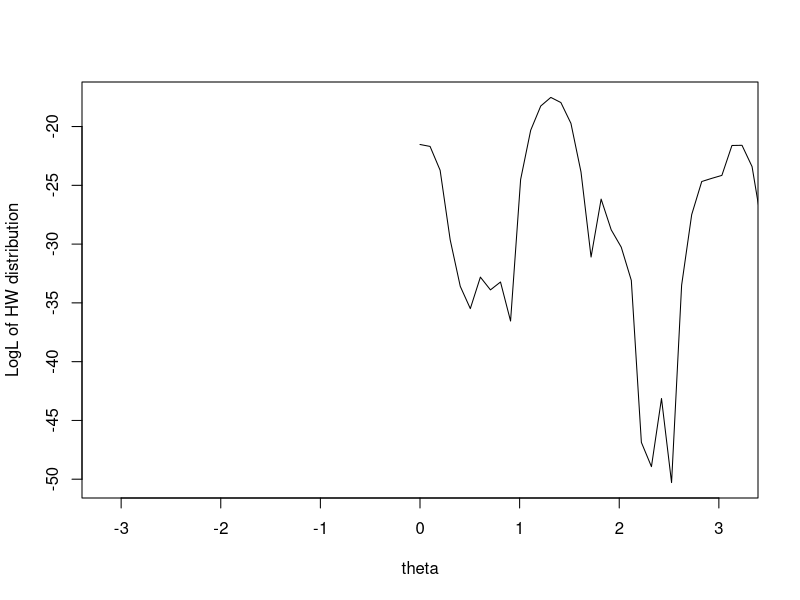
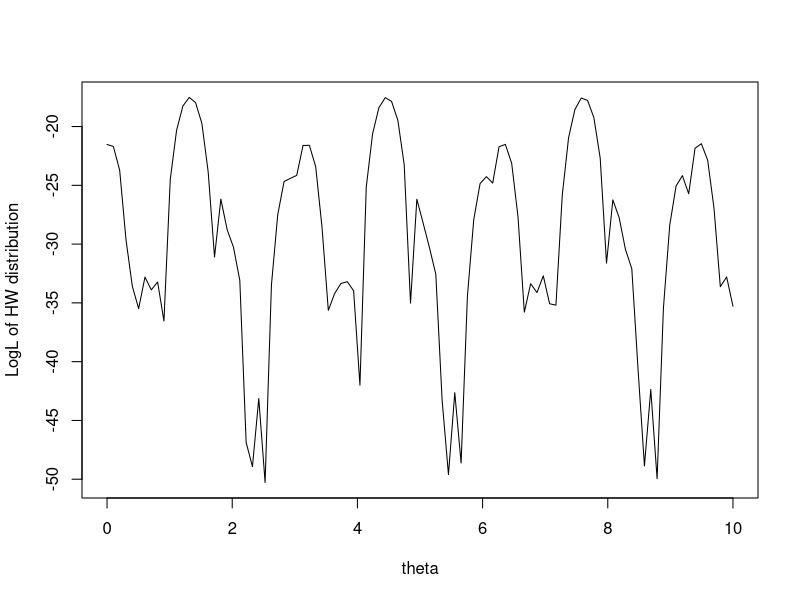

Generate these figures, in order, with R: (Note: this script raises an error after producing the figures.)
#Problem 6

  #Problem 6.a
x <-c(3.91, 4.85, 2.28, 4.06, 3.70, 4.04, 5.46, 3.53, 2.28, 1.96, 2.53, 3.88, 2.22, 3.47, 4.82, 2.46, 2.99, 2.54, 0.52, 2.50)
theta <- seq(0,10,,100)

hm <- function(theta = theta, x = 3.91) (1-cos(x - theta))/(2*pi)
loghm <- function(theta, x) (-log(2*pi)+sum(log(1-cos(x-theta)^2)))
plot(theta,sapply(theta,loghm,x),type="l",ylab="LogL of HW distribution", xlim = c(-3.1415927, 3.1415927))
plot(theta,sapply(theta,loghm,x),type="l",ylab="LogL of HW distribution", xlim = c(0, 10))

  #Problem 6.b
optimize(function(theta) sapply(theta, loghm, x), interval = c(1,2), maximum = T)

  #Problem 6.c
ghm <- function(theta,x) sin(x-theta)/(1-cos(x-theta))
derghm <- function(theta,x) 1/(1-cos(x-theta))

loglik <- function(fun, derf, x0, eps, nlim,...) {
  iter <- 0
  repeat {
    iter <- iter + 1
    if(iter > nlim) {
      cat(" Iteration Limit Exceeded: Current = ",iter, fill = T)
      x1 <- NA
      break
    }
    x1 <- x0 - fun(x0,...)/derf(x0,...)
    if(abs(x0 - x1) < eps||abs(fun(x1,...))<1.0e-12)
      break
    x0 <- x1
    cat("\n****** Iter. No: ", iter, " Current Iterate = ", x1, fill=T)
  }
  return(x1)
}

loglik(ghm, derghm, 0, 0.00001, 100, x)

#This found the MLE value at -0.64: the local maximum near x = 0.

  #Problem 6.d
loglik(ghm, derghm, -2.0, 0.00001, 100, x)
loglik(ghm, derghm, -2.7, 0.00001, 100, x)

# At a starting value of -2.0, the first iteration found an MLE of -1.02, which is a local maximum near -2.0.  Later iterations found the same MLE as with starting point of 0 (i.e., -0.64).  At a starting value of 2.7, however, the first iteration found the MLE at -1.8165, and it took more iterations to find the MLE of -0.64.  This function bounces around a lot, so it's not surprising that the function finds local maxima and takes a while to settle.

#Problem 7


